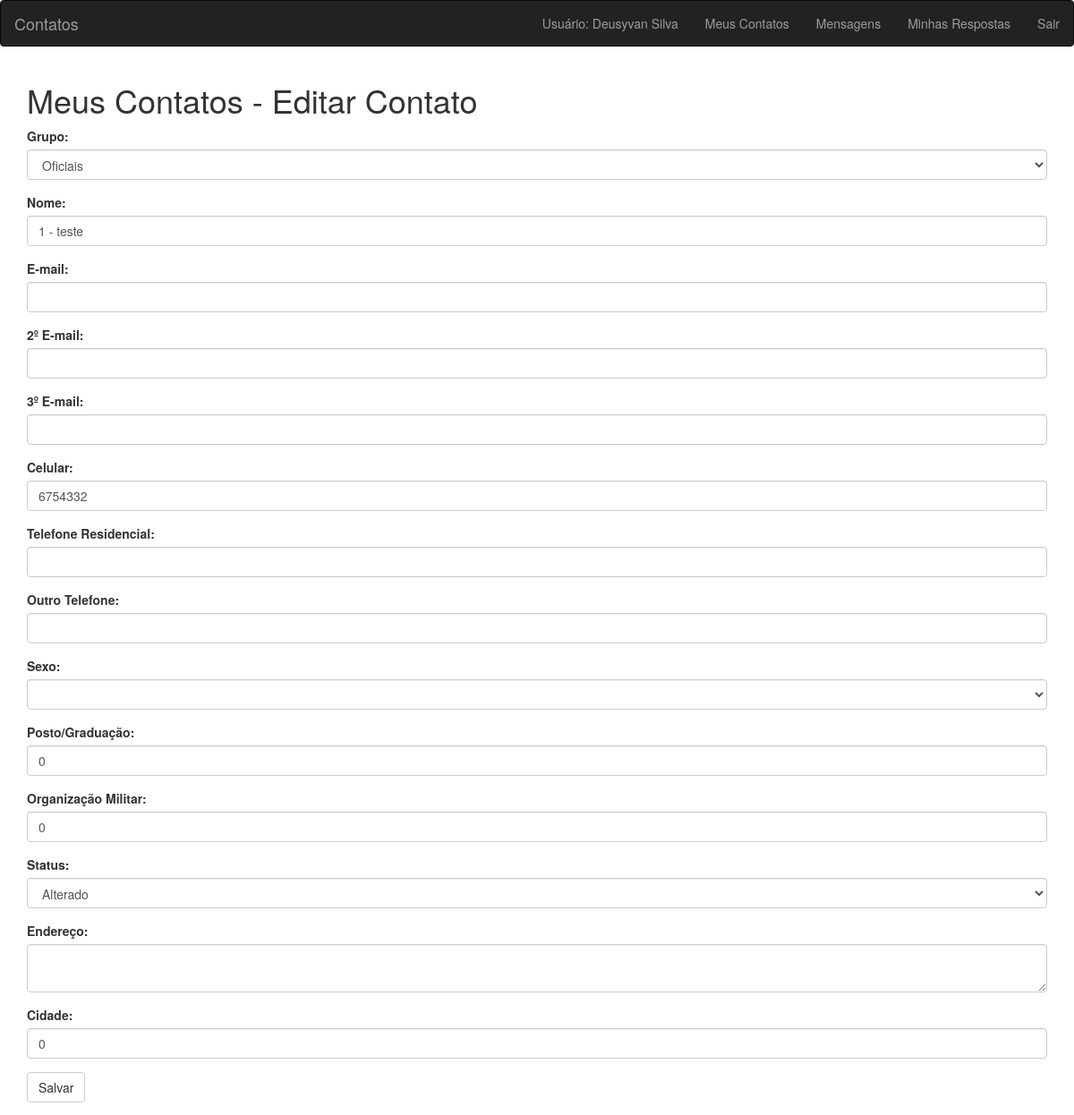
The app's page /editar-contato.php?id=1 (signed in) with its own data.
### tables this page shows
CREATE TABLE `contatos` (
  `id` int(11) NOT NULL,
  `nome` varchar(100) DEFAULT NULL,
  `graduacao` varchar(100) DEFAULT NULL,
  `om` varchar(100) DEFAULT NULL,
  `genero` varchar(45) DEFAULT NULL,
  `endereco` varchar(300) DEFAULT NULL,
  `email1` varchar(100) DEFAULT NULL,
  `email2` varchar(100) DEFAULT NULL,
  `email3` varchar(100) DEFAULT NULL,
  `mobile` varchar(100) DEFAULT NULL,
  `pager` varchar(100) DEFAULT NULL,
  `endereco2` varchar(300) DEFAULT NULL,
  `endereco3` varchar(300) DEFAULT NULL,
  `endereco4` varchar(400) DEFAULT NULL,
  `cidade` varchar(100) DEFAULT NULL,
  `estado` varchar(100) DEFAULT NULL,
  `pais` varchar(100) DEFAULT NULL,
  `outro_fone` varchar(45) DEFAULT NULL,
  `categoria` varchar(300) DEFAULT NULL,
  `id_grupo` int(11) DEFAULT NULL COMMENT 'Refere-se ao campo categoria de contatos',
  `id_usuario` int(11) DEFAULT NULL,
  `id_status` int(11) DEFAULT NULL,
  `id_graduacao` int(11) DEFAULT NULL,
  `id_om` int(11) DEFAULT NULL,
  `id_cidade` int(11) DEFAULT NULL
);

CREATE TABLE `grupos` (
  `id` int(11) NOT NULL,
  `nome_grupo` varchar(100) NOT NULL
);

CREATE TABLE `status` (
  `id` int(11) NOT NULL,
  `nome_status` varchar(100) NOT NULL
);

### classes/grupos.class.php (called while the page is built)
<?php
class Grupos {
    public function getLista(){
        $array = array();
        global $pdo;
        $sql = $pdo->query("SELECT * FROM grupos ORDER BY nome_grupo ASC");
        if($sql->rowCount() > 0){
            $array = $sql->fetchAll();
        }
        return $array;
    }
}
?>

### classes/contatos.class.php (called while the page is built, shortened)
<?php
class Contatos{
    public function getContato($id){
        $array = array();
        global $pdo;
        $sql = $pdo->prepare("SELECT * FROM contatos WHERE id = :id");
        $sql->bindValue(":id", $id);
        $sql->execute();
        if ($sql->rowCount() > 0){
            $array = $sql->fetch();
        }
        return $array;
    }
}

### classes/status.class.php (called while the page is built)
<?php
class Status {
    public function getLista(){
        $array = array();
        global $pdo;
        $sql = $pdo->query("SELECT * FROM status ORDER BY id DESC");
        if($sql->rowCount() > 0){
            $array = $sql->fetchAll();
        }
        return $array;
    }
}
?>

### editar-contato.php (the view, shortened to what this page needs)
<?php  require 'pages/header.php'; ?>
    <?php
require 'classes/contatos.class.php';
$c = new Contatos();
    ?>
   <?php
if (isset($_GET['id']) && !empty($_GET['id'])){
    $info = $c->getContato($_GET['id']);
} else {
    ?>
    <script type="text/javascript">window.location.href="meus-contatos.php";</script>
    <?php
    exit;
}
?>
<div class="container">
	<h1>Meus Contatos - Editar Contato</h1>
	<form method="POST" >
		<div class="form-group">
			<label for="grupo">Grupo: </label>
			<select name="grupo" id="grupo" class="form-control">
				<?php
				require 'classes/grupos.class.php';
				$g = new Grupos();
				$grupos = $g->getLista();
				foreach ($grupos as $grupo):
				?>
				<option value="<?php echo $grupo['id'];?>"
				    <?php echo ($info['id_grupo'] == $grupo['id'])?'selected="selected"':'';?>
				><?php echo $grupo['nome_grupo']; ?></option>
				<?php endforeach;?>
			</select>
		</div>
		<div class="form-group">
			<label for="nome">Nome: </label>
			<input type="text" name="nome" id="nome" class="form-control" value="<?php echo $info['nome']; ?>"/>
		</div>
		<div class="form-group">
			<label for="email">E-mail: </label>
			<input type="text" name="email" id="email" class="form-control" value="<?php echo $info['email1']; ?>"/>
		</div>
		<div class="form-group">
			<label for="email2">2º E-mail: </label>
			<input type="text" name="email2" id="email2" class="form-control" value="<?php echo $info['email2']; ?>"/>
		</div>
		<div class="form-group">
			<label for="email3">3º E-mail: </label>
			<input type="text" name="email3" id="email3" class="form-control" value="<?php echo $info['email3']; ?>"/>
		</div>
		<div class="form-group">
			<label for="celular">Celular: </label>
			<input type="text" name="celular" id="celular" class="form-control" value="<?php echo $info['mobile']; ?>"/>
		</div>
		<div class="form-group">
			<label for="residencial">Telefone Residencial: </label>
			<input type="text" name="residencial" id="residencial" class="form-control" value="<?php echo $info['pager']; ?>"/>
		</div>
		<div class="form-group">
			<label for="fone">Outro Telefone: </label>
			<input type="text" name="fone" id="fone" class="form-control" value="<?php echo $info['outro_fone']; ?>"/>
		</div>
		<div class="form-group">
			<label for="genero">Sexo: </label>
			<select name="genero" id="genero" class="form-control">
				<option></option>
				<option value="0" <?php echo ($info['genero'] == '0')?'selected="selected"': '';?>>Feminino</option>
			</select>
		</div>
		<div class="form-group">
			<label for="graduacao">Posto/Graduação: </label>
			<input type="text" name="graduacao" id="graduacao" class="form-control" value="<?php echo $info['id_graduacao']; ?>"/>
		</div>
		<div class="form-group">
			<label for="om">Organização Militar: </label>
			<input type="text" name="om" id="om" class="form-control" value="<?php echo $info['id_om']; ?>"/>
		</div>
		<div class="form-group">
			<label for="status">Status: </label>
			<select name="status" id="status" class="form-control">
				<?php
				require 'classes/status.class.php';
				$s = new Status();
				$status = $s->getLista();
				foreach ($status as $state):
				?>
				<option value="<?php echo $state['id'];?>"
				    <?php echo ($info['id_status'] == $state['id'])?'selected="selected"':'';?>
				><?php echo $state['nome_status']; ?></option>
				<?php endforeach;?>
			</select>
		</div>
		<div class="form-group">
			<label for="endereco">Endereço: </label>
			<textarea name="endereco" id="endereco" class="form-control" ><?php echo $info['endereco']; ?></textarea>
		</div>
		<div class="form-group">
			<label for="cidade">Cidade: </label>
			<input type="text" name="cidade" id="cidade" class="form-control" value="<?php echo $info['id_cidade']; ?>"/>
		</div>
		<input type="submit" value="Salvar" class="btn btn-default">
	</form>
</div>
 <?php require 'pages/footer.php'; ?>

### records on screen
contatos: grupo "Oficiais", nome "1 - teste", celular "6754332", graduacao "0", om "0", status "Alterado", cidade "0"

### other values on screen
$_SESSION['cNome'] "Deusyvan Silva"
